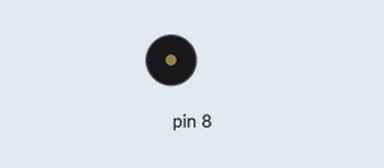
Recording of a sketch running on a simulated Arduino Uno, built with avr-gcc and run on an emulated ATmega328P. Parts: buzzer (waves = sounding).

Above: at 0.3 s.
At 4.6 s:
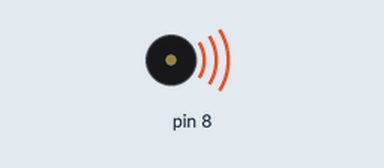
Timing chart, 0 to 6.5 s (numbered marks = the images above):
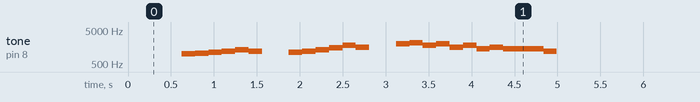

Measured:
- by itself, tone on pin 8: plays 988 Hz for 0.16 s, 1047 Hz for 0.16 s, 1109 Hz for 0.16 s, 1175 Hz for 0.16 s, 1319 Hz for 0.16 s, 1175 Hz for 0.16 s … (286 notes in this stretch)

The sketch:

music.ino
```cpp
#define NOTE_zero 0
#define NOTE_HDo 1047
#define NOTE_HDoS 1109
#define NOTE_HRe 1175
#define NOTE_HReS 1245
#define NOTE_HMi 1319
#define NOTE_HFa 1397
#define NOTE_HFaS 1480
#define NOTE_HSo 1568
#define NOTE_HSoS 1661
#define NOTE_HLa 1760
#define NOTE_HLaS 1865
#define NOTE_HSi 1976
#define NOTE_HHDo 2094

#define NOTE_Si 988

#define WHOLE 1 //全分符
#define HALF 0.5 //半分符
#define QUARTER 0.25 //4
#define EIGHTH 0.125 //8
#define SIXTEENTH 0.0625 //16

int tune[] = { NOTE_zero, NOTE_Si, NOTE_HDo,
NOTE_HDoS, NOTE_HRe, NOTE_HMi, NOTE_HRe,
NOTE_zero, NOTE_HDoS, NOTE_HRe, NOTE_HMi,
NOTE_HFaS, NOTE_HLa, NOTE_HSo, NOTE_zero,
NOTE_HSi, NOTE_HHDo, NOTE_HLa, NOTE_HSi,
NOTE_HSo, NOTE_HLa, NOTE_HFa, NOTE_HSo,
NOTE_HFa, NOTE_HRe};

float duration[] = {
QUARTER,SIXTEENTH, SIXTEENTH, SIXTEENTH,
SIXTEENTH, SIXTEENTH, SIXTEENTH,EIGHTH,
SIXTEENTH, SIXTEENTH, SIXTEENTH,SIXTEENTH,
SIXTEENTH,SIXTEENTH,EIGHTH,
SIXTEENTH, SIXTEENTH, SIXTEENTH,SIXTEENTH,
SIXTEENTH, SIXTEENTH, SIXTEENTH,SIXTEENTH,
EIGHTH+SIXTEENTH,SIXTEENTH,
};

int length;
void setup() {
pinMode(8, OUTPUT);
length = sizeof(tune) /sizeof(tune[0]);
}
void loop() {

 for (int x=0; x<length; x++) {
tone(8, tune[x]);
delay(2500 *duration[x]);
noTone(8);
}
delay(5000);

}
```
